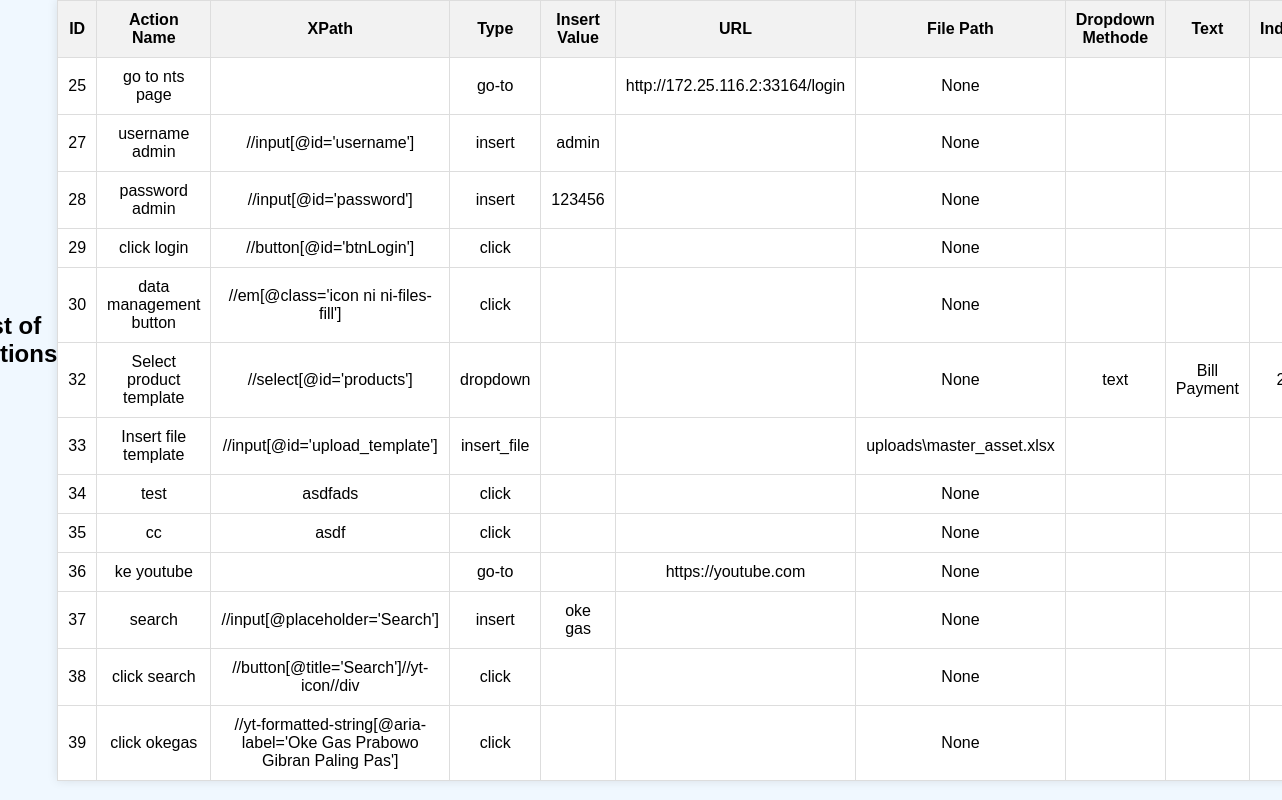
The app's page /dbdashboard with its own data.
### tables this page shows
CREATE TABLE actions (
            id INTEGER PRIMARY KEY AUTOINCREMENT,
            action_name TEXT NOT NULL,
            xpath TEXT NOT NULL,
            action_type TEXT NOT NULL,
            url TEXT NULL,
            insert_value TEXT NULL,
            insert_file TEXT NULL,  -- Sekarang insert_file hanya menyimpan path
            methode TEXT NULL,
            bytext TEXT NULL,
            byindex TEXT NULL
        );

### web_app/app.py (the view)
@app.route("/dbdashboard")
def show_actions():
    data = get_actions()
    return render_template("table.html", actions=data)

### web_app/app.py (called while the page is built)
def get_actions():
    conn = sqlite3.connect("bot_actions.db")
    cursor = conn.cursor()
    cursor.execute("SELECT * FROM actions")
    rows = cursor.fetchall()
    conn.close()
    return rows

### web_app/templates/table.html (shortened to what this page needs)
<!DOCTYPE html>
<html lang="en">
<head>
    <link rel="stylesheet" href="{{ url_for('static', filename='style.css') }}">
</head>
<body>
    <h2 class="table-h2">List of Actions</h2>
    <table border="1">
        <tr>
            <th>ID</th>
            <th>Action Name</th>
            <th>XPath</th>
            <th>Type</th>
            <th>Insert Value</th>
            <th>URL</th>
            <th>File Path</th>
            <th>Dropdown Methode</th>
            <th>Text</th>
            <th>Index</th>
        </tr>
        {% for action in actions %}
        <tr>
            <td>{{ action[0] }}</td>
            <td>{{ action[1] }}</td>
            <td>{{ action[2] }}</td>
            <td>{{ action[3] }}</td>
            <td>{{ action[5] }}</td>
            <td>{{ action[4] }}</td>
            <td>{{ action[6] }}</td>
            <td>{{ action[7] }}</td>
            <td>{{ action[8] }}</td>
            <td>{{ action[9] }}</td>
        </tr>
        {% endfor %}
    </table>
    <br>
</body>
</html>

### web_app/static/style.css (style rules this page uses)
body { background-color: aliceblue; display: flex; justify-content: center; align-items: center; height: 85vh; margin: 0; font-family: Arial, sans-serif; }
table { width: 80%; margin: auto; border-collapse: collapse; box-shadow: 0px 0px 10px rgba(0, 0, 0, 0.1); background: white; }
th, td { border: 1px solid #ddd; padding: 10px; text-align: center; }
th { background-color: #f2f2f2; font-weight: bold; }
td { background-color: #fff; }
tr:nth-child(even) { background-color: #f9f9f9; }
body { margin: 0; padding: 0; }

### records on screen
actions: id "25", action_name "go to nts page", action_type "go-to", url "http://172.25.116.2:33164/login", action "None"
actions: id "27", action_name "username admin", xpath "//input[@id='username']", action_type "insert", insert_value "admin", action "None"
actions: id "28", action_name "password admin", xpath "//input[@id='password']", action_type "insert", insert_value "123456", action "None"
actions: id "29", action_name "click login", xpath "//button[@id='btnLogin']", action_type "click", action "None"
actions: id "30", action_name "data management button", xpath "//em[@class='icon ni ni-files-fill']", action_type "click", action "None"
actions: id "32", action_name "Select product template", xpath "//select[@id='products']", action_type "dropdown", action "None", methode "text", bytext "Bill Payment"
actions: id "33", action_name "Insert file template", xpath "//input[@id='upload_template']", action_type "insert_file", insert_file "uploads\\master_asset.xlsx"
actions: id "34", action_name "test", xpath "asdfads", action_type "click", action "None"
actions: id "35", action_name "cc", xpath "asdf", action_type "click", action "None"
actions: id "36", action_name "ke youtube", action_type "go-to", url "https://youtube.com", action "None"
actions: id "37", action_name "search", xpath "//input[@placeholder='Search']", action_type "insert", insert_value "oke gas", action "None"
actions: id "38", action_name "click search", xpath "//button[@title='Search']//yt-icon//div", action_type "click", action "None"
actions: id "39", action_name "click okegas", xpath "//yt-formatted-string[@aria-label='Oke Gas Prabowo Gibran Paling Pas']", action_type "click", action "None"
